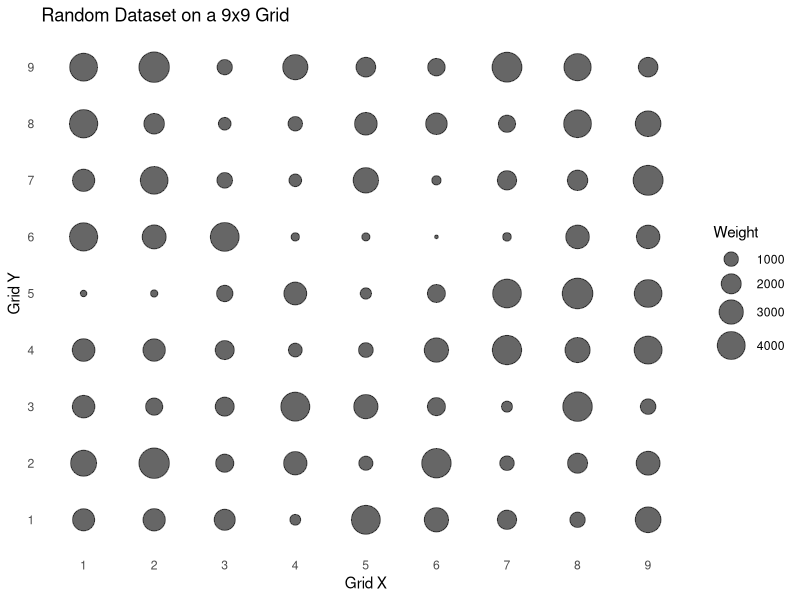
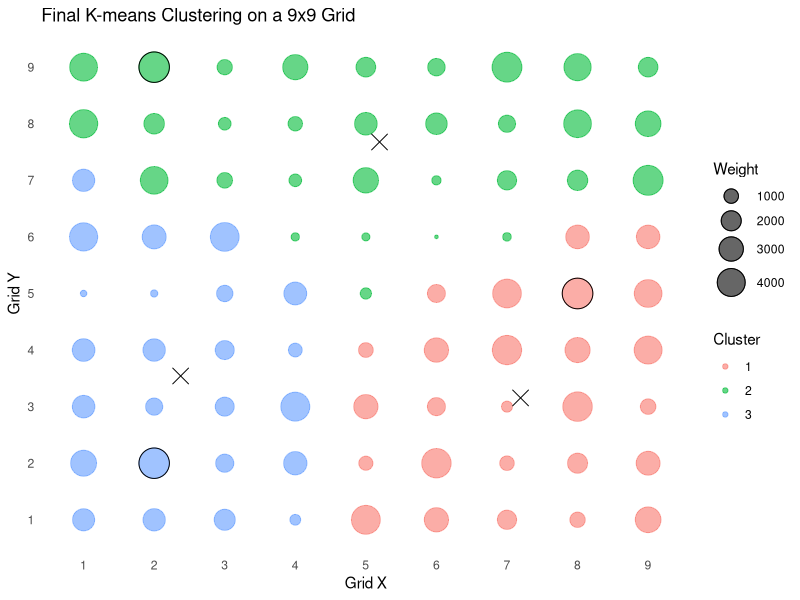

These figures' R source, in order:
# Load necessary libraries
library(ggplot2)
library(dplyr)

# Step 1: Generate a random dataset on a 9x9 grid
set.seed(123)  # Ensure reproducibility
n <- 81  # Number of points
data <- data.frame(
  x = rep(1:9,times=9),
  y = rep(1:9,each=9),
  weight = sample(0:5000,size=n,replace=T)
)

# Step 2: Visualize the initial data on a grid
ggplot(data, aes(x = factor(x), y = factor(y), size = weight)) +
  geom_point(alpha = 0.6) +
  labs(title = "Random Dataset on a 9x9 Grid",
       x = "Grid X",
       y = "Grid Y",
       size = "Weight") +
  scale_size_area(max_size = 10) +
  theme_minimal() +
  theme(panel.grid.major = element_blank(), panel.grid.minor = element_blank())

# Step 3: K-means clustering process
k <- 3  # Number of clusters
set.seed(456)
initial_centers <- data %>% 
  sample_n(k) %>% 
  select(x, y)

# Initialize cluster centers
centers <- as.matrix(initial_centers)

# Step-by-step K-means
for (i in 1:1) {
  # Assign points to the nearest cluster
  data <- data %>% mutate(
    cluster = apply(., 1, function(row) {
      dists <- apply(centers, 1, function(center) sqrt((row["x"] - center[1])^2 + (row["y"] - center[2])^2))
      which.min(dists)
    })
  )
  
  # Visualize current clustering on the grid
  ggplot(data, aes(x = factor(x), y = factor(y), color = as.factor(cluster), size = weight)) +
    geom_point(alpha = 0.6) +
    geom_point(data = as_tibble(centers), aes(x = factor(x), y = factor(y)), 
               color = "black", size = 5, shape = 4) +
    labs(title = paste("K-means Iteration", i, "on a 9x9 Grid"),
         x = "Grid X",
         y = "Grid Y",
         color = "Cluster",
         size = "Weight") +
    scale_size_area(max_size = 10) +
    theme_minimal() +
    theme(panel.grid.major = element_blank(), panel.grid.minor = element_blank())
  
  # Recalculate cluster centers
  centers <- data %>% 
    group_by(cluster) %>% 
    summarise(
      x = round(weighted.mean(x, weight)),
      y = round(weighted.mean(y, weight))
    ) %>% 
    select(x, y) %>% 
    as.matrix()
}

# Final clustering
final_kmeans <- kmeans(data %>% select(x, y), centers = k, iter.max = 10)
data$cluster <- as.factor(final_kmeans$cluster)
data = data %>%
  group_by(cluster) %>%
  mutate(largest = ifelse(weight == max(weight),1,0))

# Final plot on the grid
ggplot(data, aes(x = factor(x), y = factor(y), color = cluster, size = weight)) +
  geom_point(alpha = 0.6) +
  geom_point(data = as_tibble(final_kmeans$centers), aes(x = (x), y = (y)), 
             color = "black", size = 5, shape = 4) +
  geom_point(data = data %>% filter(largest==1), aes(x=x,y=y), color="black",shape=1) +
  labs(title = "Final K-means Clustering on a 9x9 Grid",
       x = "Grid X",
       y = "Grid Y",
       color = "Cluster",
       size = "Weight") +
  scale_size_area(max_size = 10) +
  theme_minimal() +
  theme(panel.grid.major = element_blank(), panel.grid.minor = element_blank())
